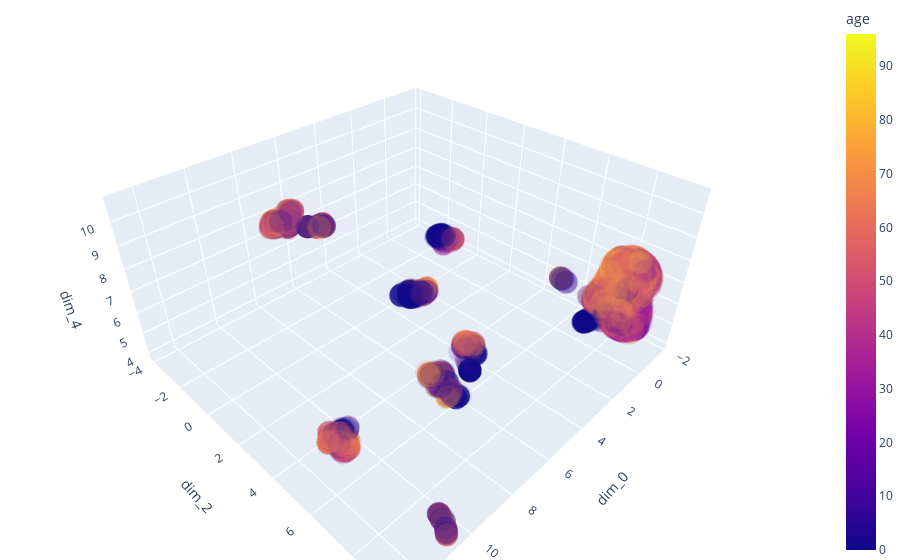

Notebook code for this chart:
### Code cell
fig = px.scatter_3d(celldyn_embedded.sample(10000), x='dim_0', y='dim_2', z='dim_4',
                    color='age', size_max=7, opacity=0.15)

# tight layout
fig.update_layout(margin=dict(l=0, r=0, b=0, t=0))

### Figure 1 — Plotly figure (JSON) as saved in the notebook; plotly's stock layout.template omitted (floating-point values rounded to 4 significant figures; data arrays with more than 128 entries replaced by an {"elided": "..."} marker saying what was removed)
{"data": [{"hovertemplate": "dim_0=%{x}<br>dim_2=%{y}<br>dim_4=%{z}<br>age=%{marker.color}<extra></extra>", "legendgroup": "", "marker": {"color": {"elided": "10000 int values"}, "coloraxis": "coloraxis", "opacity": 0.15, "symbol": "circle"}, "mode": "markers", "name": "", "scene": "scene", "showlegend": false, "type": "scatter3d", "x": {"elided": "10000 float values"}, "y": {"elided": "10000 float values"}, "z": {"elided": "10000 float values"}}], "layout": {"coloraxis": {"colorbar": {"title": {"text": "age"}}, "colorscale": [[0, "#0d0887"], [0.1111, "#46039f"], [0.2222, "#7201a8"], [0.3333, "#9c179e"], [0.4444, "#bd3786"], [0.5556, "#d8576b"], [0.6667, "#ed7953"], [0.7778, "#fb9f3a"], [0.8889, "#fdca26"], [1, "#f0f921"]]}, "legend": {"tracegroupgap": 0}, "margin": {"b": 0, "l": 0, "r": 0, "t": 0}, "scene": {"domain": {"x": [0, 1], "y": [0, 1]}, "xaxis": {"title": {"text": "dim_0"}}, "yaxis": {"title": {"text": "dim_2"}}, "zaxis": {"title": {"text": "dim_4"}}}}}
